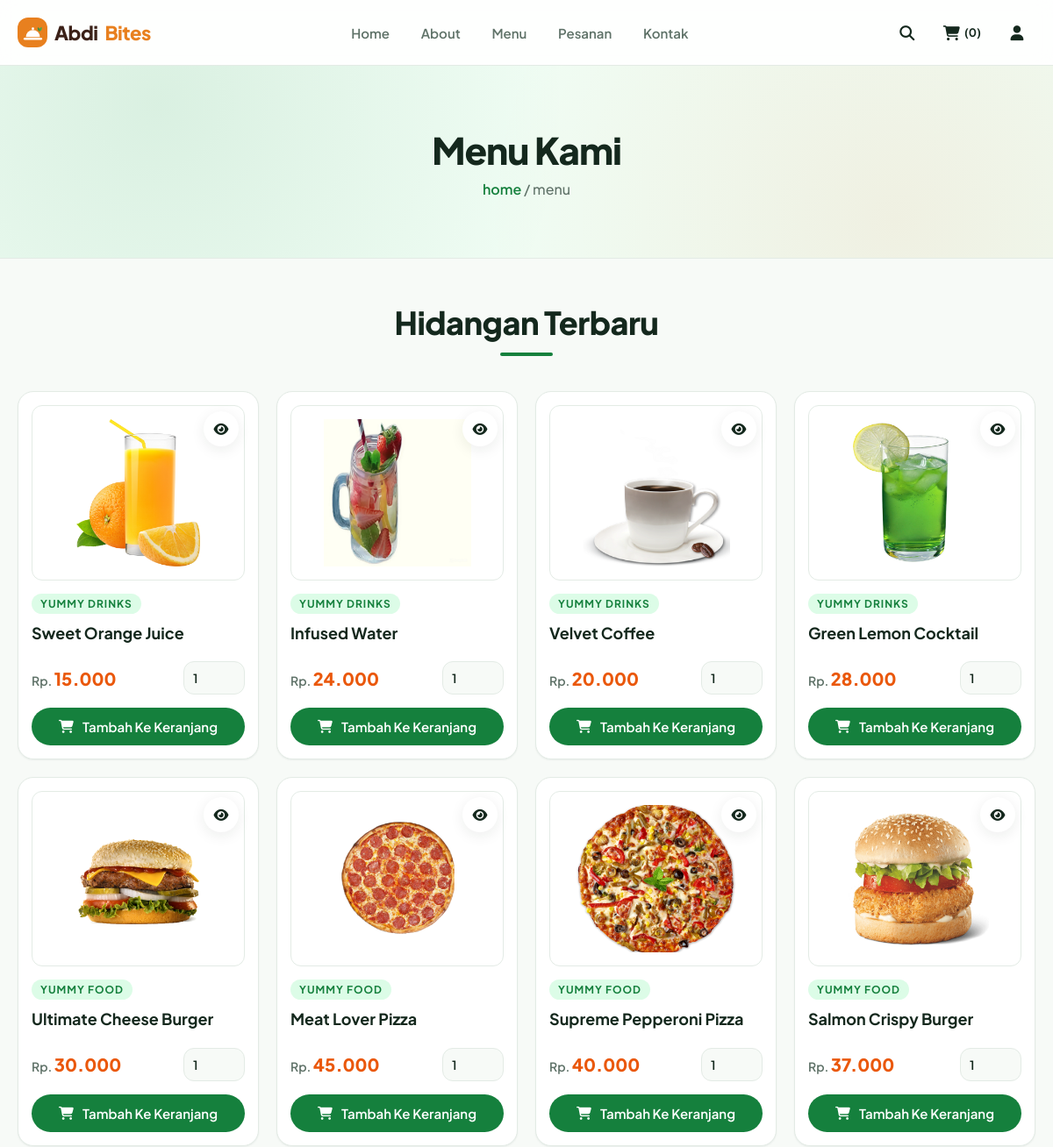
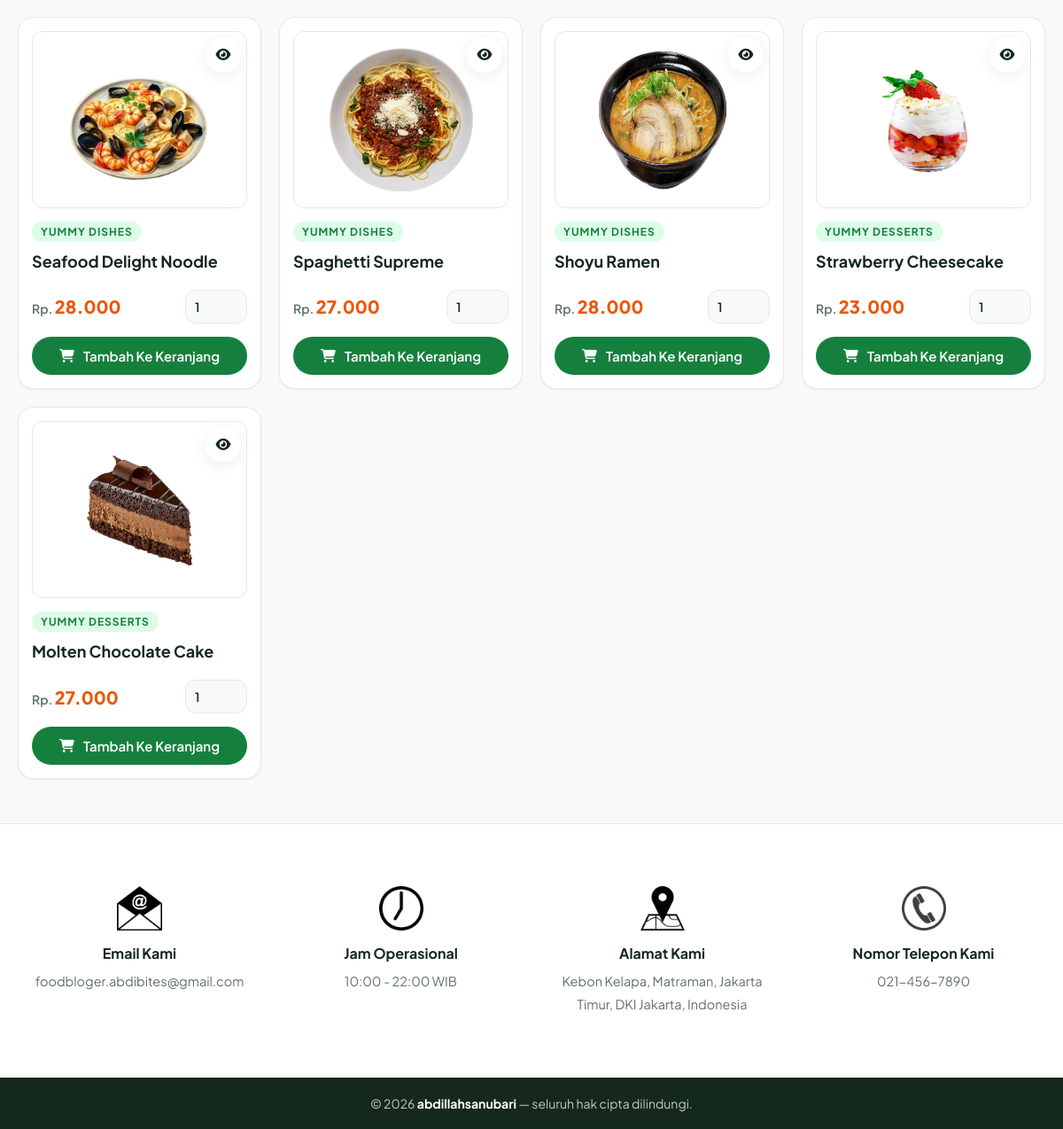
Page /menu.php on the committed database (2 pictures, top to bottom).
### tables this page shows
CREATE TABLE `products` (
   `id`         INT UNSIGNED   NOT NULL AUTO_INCREMENT,
   `name`       VARCHAR(100)   NOT NULL,
   `category`   VARCHAR(50)    NOT NULL,
   `price`      INT UNSIGNED   NOT NULL COMMENT 'rupiah, bilangan bulat',
   `image`      VARCHAR(255)   NOT NULL COMMENT 'nama berkas di uploaded_img/',
   `created_at` TIMESTAMP      NOT NULL DEFAULT CURRENT_TIMESTAMP,
   PRIMARY KEY (`id`),
   KEY `idx_products_category` (`category`)
);

### public/menu.php (the view, shortened to what this page needs)
<?php
require __DIR__ . '/../app/config/connect.php';
?>
<?php $page_title = 'menu'; include __DIR__ . '/../app/partials/head.php'; ?>
<?php include __DIR__ . '/../app/partials/user_header.php'; ?>
<div class="heading">
   <h3>menu kami</h3>
   <p><a href="home.php">home</a> <span> / menu</span></p>
</div>
<section class="products">
   <h1 class="title">hidangan terbaru</h1>
   <div class="box-container">
      <?php
         $select_products = $conn->prepare("SELECT * FROM `products`");
         $select_products->execute();
         if($select_products->rowCount() > 0){
            while($fetch_products = $select_products->fetch(PDO::FETCH_ASSOC)){
      ?>
      <form action="" method="post" class="box">
         <a href="quick_view.php?pid=<?= $fetch_products['id']; ?>" class="fas fa-eye"></a>
         <img src="assets/uploads/<?= $fetch_products['image']; ?>" alt="">
         <a href="category.php?category=<?= $fetch_products['category']; ?>" class="cat"><?= $fetch_products['category']; ?></a>
         <div class="name"><?= $fetch_products['name']; ?></div>
         <div class="flex">
            <div class="price"><span>Rp. </span><?= number_format($fetch_products['price'], 0, ',', '.'); ?></div>
            <input type="number" name="qty" class="qty" min="1" max="99" value="1" maxlength="2">
         </div>
         <button type="submit" name="add_to_cart" class="cart-btn">
            <i class="fas fa-shopping-cart"></i>
            <span>tambah ke keranjang</span>
         </button>
      </form>
      <?php
            }
         }else{
            echo '<p class="empty">belum ada produk yang ditambahkan!</p>';
         }
      ?>
   </div>
</section>
<?php include __DIR__ . '/../app/partials/footer.php'; ?>
</body>
</html>

### rows in the picture
products: image (picture), category "YUMMY DRINKS", name "Sweet Orange Juice", price "15.000"
products: image (picture), category "YUMMY DRINKS", name "Infused Water", price "24.000"
products: image (picture), category "YUMMY DRINKS", name "Velvet Coffee", price "20.000"
products: image (picture), category "YUMMY DRINKS", name "Green Lemon Cocktail", price "28.000"
products: image (picture), category "YUMMY FOOD", name "Ultimate Cheese Burger", price "30.000"
products: image (picture), category "YUMMY FOOD", name "Meat Lover Pizza", price "45.000"
products: image (picture), category "YUMMY FOOD", name "Supreme Pepperoni Pizza", price "40.000"
products: image (picture), category "YUMMY FOOD", name "Salmon Crispy Burger", price "37.000"
products: image (picture), category "YUMMY DISHES", name "Seafood Delight Noodle", price "28.000"
products: image (picture), category "YUMMY DISHES", name "Spaghetti Supreme", price "27.000"
products: image (picture), category "YUMMY DISHES", name "Shoyu Ramen", price "28.000"
products: image (picture), category "YUMMY DESSERTS", name "Strawberry Cheesecake", price "23.000"
products: image (picture), category "YUMMY DESSERTS", name "Molten Chocolate Cake", price "27.000"

### other values in the picture
$total_cart_items "0"
